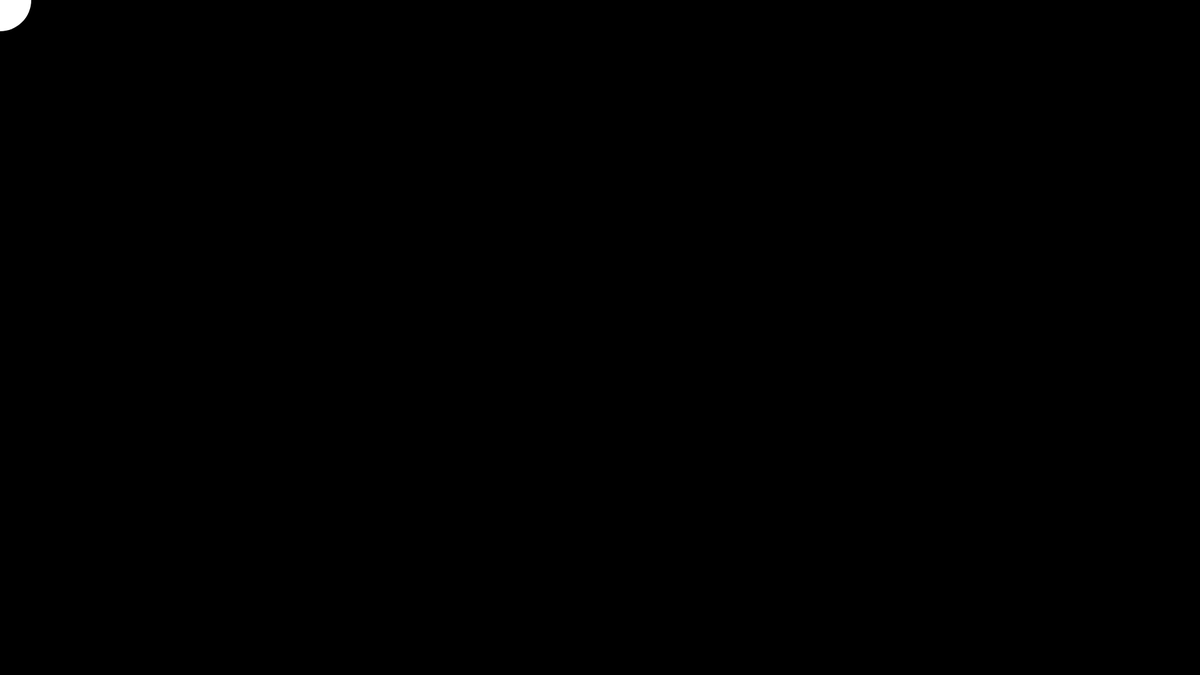
Frame 1 (no input)
Frame 60 (no input): identical to frame 1, image omitted
Frame 120 (the mouse pressed at the canvas centre since frame 60): blank canvas, image omitted

The p5.js sketch that drew this single still picture (run headless with seeded random() and noise() and a simulated clock; from frame 60 on, the mouse is pressed at the canvas centre):

// p5.js sketch
// ── sketch.js
/**************************************************
mappingExample

by: JoshuaWilderOakley

overview:

a simple example of the mapping function in p5.js in black and white

----------------------------------------------------

notes:

in the upper left quadrant the background is (255) and the ellipse is (0)
in the lower left quadrant the background is (255) and the ellipse is (255)
in the upper right quadrant the background is (0) and the ellipse is (0)
in the lower right quadrant the background is (0) and the ellipse is (255)



***************************************************/


// Setup code goes here
function setup() {
  createCanvas(1920, 1080);  //setting for responsive page 
 }

// Draw code goes here
function draw() {
   //syntax for mapping:
   // map(value, start1, stop1, start2, stop2);
  x = map(mouseX, 0, 1920, 0, 255);  
  y = map(mouseY, 0, 1080, 255, 0);  

  background(x);
  
  drawEllipses (); // calling on the drawEllipses function
}

function drawEllipses (){  //drawEllipses are kept outside the draw function

  fill(y);
  noStroke();
  ellipse(mouseX, mouseY, 100, 100);
}
